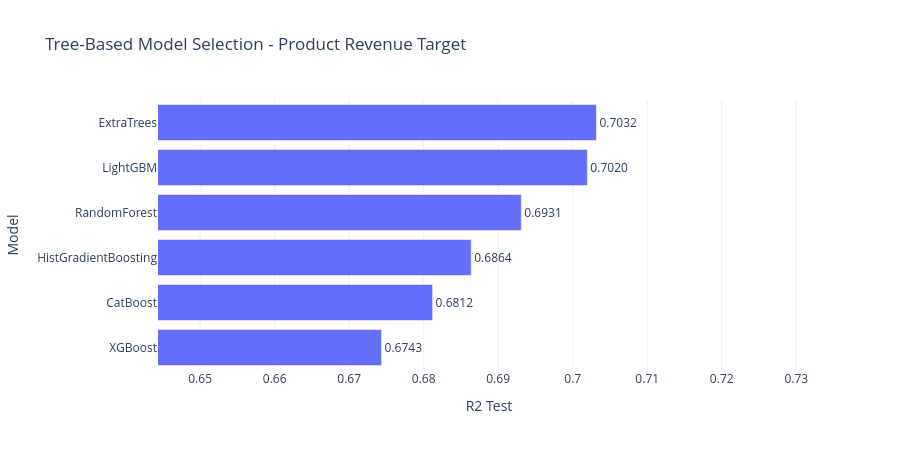

Here is the notebook cell this chart was saved with:
### Code cell
fig = px.bar(
    tree_model_results.sort_values("R2 Test"),
    x="R2 Test",
    y="Model",
    orientation="h",
    text=tree_model_results.sort_values("R2 Test")["R2 Test"].map(lambda x: f"{x:.4f}"),
    title="Tree-Based Model Selection - Product Revenue Target",
    template=PLOTLY_TPL,
)
fig.update_traces(textposition="outside")
fig.update_layout(height=450, xaxis_range=[tree_model_results["R2 Test"].min() - 0.03, min(1, tree_model_results["R2 Test"].max() + 0.03)])
fig.show()

tree_model_results[["Model", "R2 Test", "MAE All", "MAE Non-Zero", "RMSE", "sMAPE", "Zero Accuracy"]]

### Figure 1 — Plotly figure (JSON) as saved in the notebook; plotly's stock layout.template omitted (floating-point values rounded to 4 significant figures)
{"data": [{"hovertemplate": "R2 Test=%{x}<br>Model=%{y}<br>text=%{text}<extra></extra>", "legendgroup": "", "marker": {"color": "#636efa", "pattern": {"shape": ""}}, "name": "", "orientation": "h", "showlegend": false, "text": ["0.6743", "0.6812", "0.6864", "0.6931", "0.7020", "0.7032"], "textposition": "outside", "type": "bar", "x": [0.6743, 0.6812, 0.6864, 0.6931, 0.702, 0.7032], "xaxis": "x", "y": ["XGBoost", "CatBoost", "HistGradientBoosting", "RandomForest", "LightGBM", "ExtraTrees"], "yaxis": "y"}], "layout": {"barmode": "relative", "height": 450, "legend": {"tracegroupgap": 0}, "title": {"text": "Tree-Based Model Selection - Product Revenue Target"}, "xaxis": {"anchor": "y", "domain": [0.0, 1.0], "range": [0.6443, 0.7332], "title": {"text": "R2 Test"}}, "yaxis": {"anchor": "x", "domain": [0.0, 1.0], "title": {"text": "Model"}}}}
